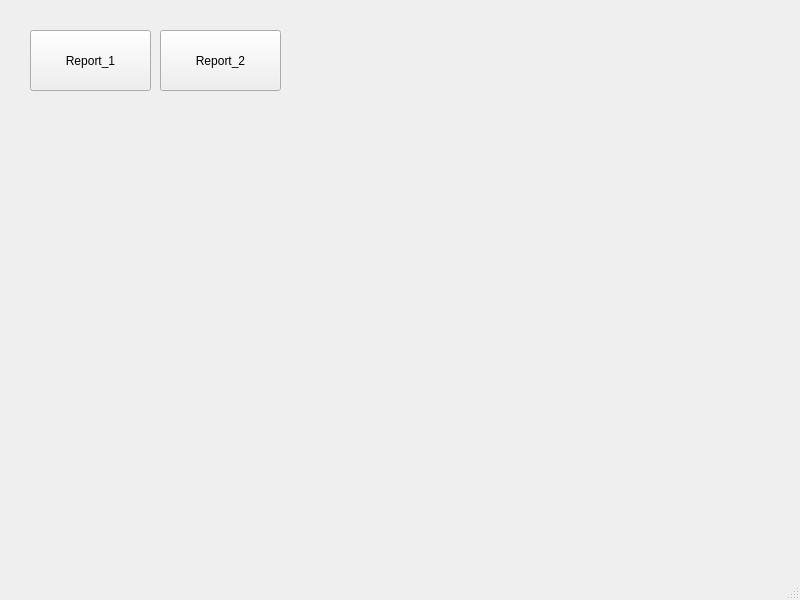
<?xml version="1.0" encoding="UTF-8"?>
<ui version="4.0">
 <class>MainWindow</class>
 <widget class="QMainWindow" name="MainWindow">
  <property name="geometry">
   <rect>
    <x>0</x>
    <y>0</y>
    <width>800</width>
    <height>600</height>
   </rect>
  </property>
  <property name="windowTitle">
   <string>MainWindow</string>
  </property>
  <widget class="QWidget" name="centralwidget">
   <widget class="QPushButton" name="pushButton_5">
    <property name="geometry">
     <rect>
      <x>30</x>
      <y>30</y>
      <width>121</width>
      <height>61</height>
     </rect>
    </property>
    <property name="text">
     <string>Report_1</string>
    </property>
   </widget>
   <widget class="QPushButton" name="Report_2">
    <property name="geometry">
     <rect>
      <x>160</x>
      <y>30</y>
      <width>121</width>
      <height>61</height>
     </rect>
    </property>
    <property name="text">
     <string>Report_2</string>
    </property>
   </widget>
  </widget>
  <widget class="QMenuBar" name="menubar">
   <property name="geometry">
    <rect>
     <x>0</x>
     <y>0</y>
     <width>800</width>
     <height>21</height>
    </rect>
   </property>
  </widget>
  <widget class="QStatusBar" name="statusbar"/>
 </widget>
 <resources/>
 <connections/>
</ui>
